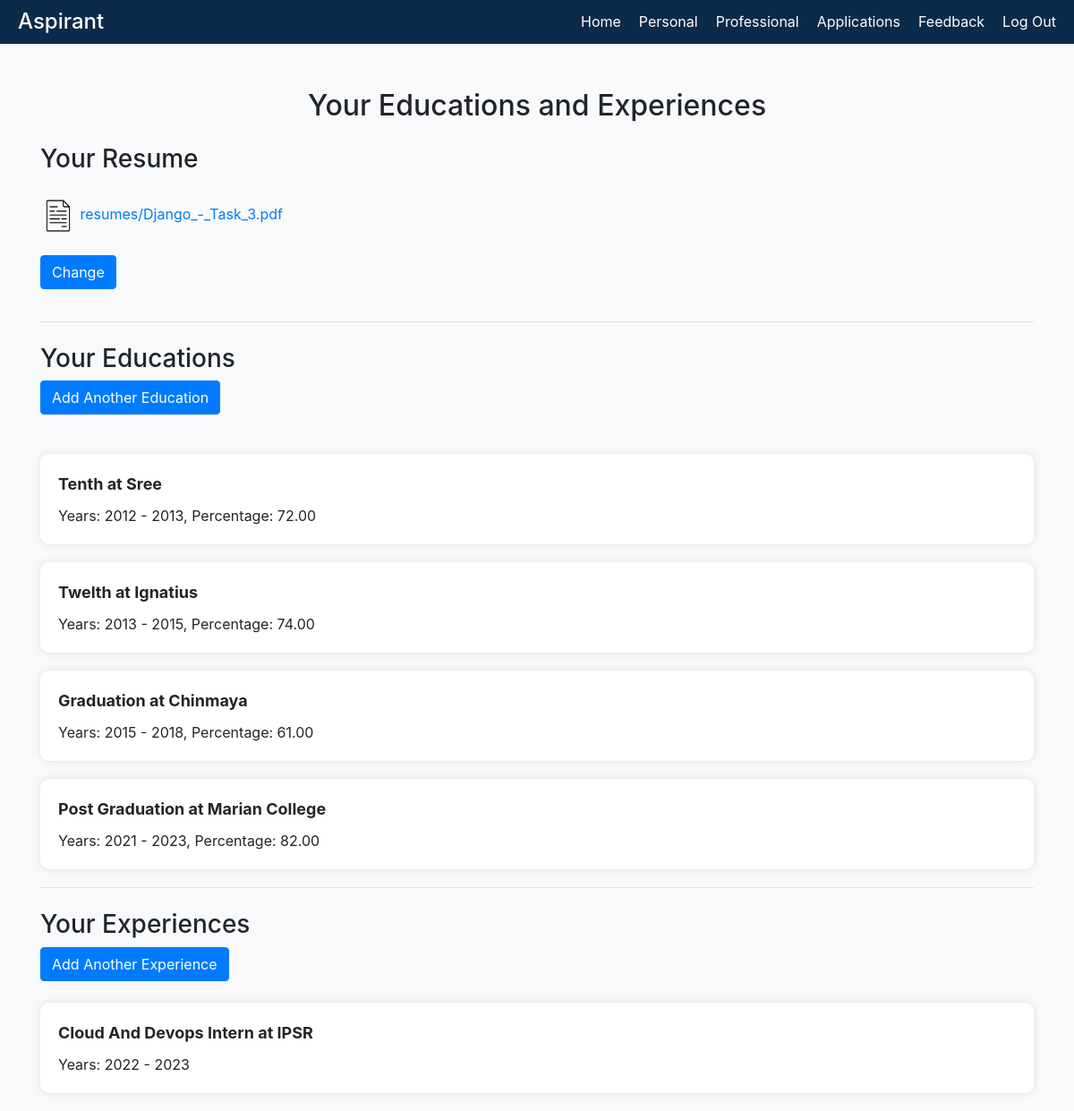
Page /user_educations/ (signed in) on the committed database.
### job/models.py (models this page shows, shortened)
class Resume(models.Model):
    user = models.ForeignKey(CustomUser, on_delete=models.CASCADE)
    resume = models.FileField(upload_to='resumes/')

class Education(models.Model):
    user = models.ForeignKey(CustomUser, on_delete=models.CASCADE)
    level = models.CharField(max_length=100)
    institution = models.CharField(max_length=255)
    from_year = models.IntegerField()
    to_year = models.IntegerField()
    percentage = models.DecimalField(max_digits=5, decimal_places=2)

class Experience(models.Model):
    user = models.ForeignKey(CustomUser, on_delete=models.CASCADE)
    role = models.CharField(max_length=255)
    company = models.CharField(max_length=255)
    from_year = models.IntegerField()
    to_year = models.IntegerField(null=True, blank=True)

### job/views.py (the view)
# urls.py: path('user_educations/', user_educations, name='user_educations'),
@login_required
def user_educations(request):
    educations = Education.objects.filter(user=request.user)
    experiences = Experience.objects.filter(user=request.user)
    last_resume = Resume.objects.filter(user=request.user).order_by('-id').first()  # Retrieve the last uploaded resume
    return render(request, 'user_educations.html', {'educations': educations, 'experiences': experiences, 'resume': last_resume})

### templates/user_educations.html (shortened to what this page needs)
{% load static %}
<!DOCTYPE html>
<html lang="en">
<head>
    <link rel="stylesheet" href="https://stackpath.bootstrapcdn.com/bootstrap/4.5.2/css/bootstrap.min.css">
</head>
<body>
    <div class="header">
        <h1>Aspirant</h1>
        <ul>
            <li><a href="{% url 'job_seeker_index' %}">Home</a></li>
            <li><a href="{% url 'update_personal_details' %}">Personal</a></li>
            <li><a href="{% url 'user_educations' %}">Professional</a></li>
            <li><a href="{% url 'user_applications' %}">Applications</a></li>
            <li><a href="{% url 'feedback_page' %}">Feedback</a></li>
            <li><a href="{% url 'logout' %}">Log Out</a></li>
        </ul>
    </div>
    <div class="container">
        <h2 class="text-center mb-4">Your Educations and Experiences</h2>
        <h3 class="mb-3">Your Resume</h3>
        {% if resume %}
            <div class="resume-link">
                <a href="{{ resume.resume.url }}" target="_blank">
                    <img src="{% static 'file-icon.png' %}" alt="File Icon" width="40" height="40">
                    {{ resume.resume.name }}
                    <br>
                    <br>
                    <a href="{% url 'upload_resume' %}" class="btn btn-primary add-resume-btn">Change</a>
                </a>
            </div>
        {% else %}
            <a href="{% url 'upload_resume' %}" class="btn btn-primary add-resume-btn">Add Resume</a>
        {% endif %}
        <hr>
        <h3 class="mt-4">Your Educations</h3>
        <a href="{% url 'add_education' %}" class="btn btn-primary add-education-btn">Add Another Education</a>
        <br><br>
        {% if educations %}
            {% for education in educations %}
            <div class="education-item">
                <div class="item-title">{{ education.level }} at {{ education.institution }}</div>
                <div class="item-details">Years: {{ education.from_year }} - {{ education.to_year }}, Percentage: {{ education.percentage }}</div>
            </div>
            {% endfor %}
        {% else %}
            <p>No educations found.</p>
        {% endif %}
        <hr>
        <h3 class="mt-4">Your Experiences</h3>
        <a href="{% url 'add_experience' %}" class="btn btn-primary add-experience-btn">Add Another Experience</a>
        <br><br>
        {% if experiences %}
            {% for experience in experiences %}
            <div class="experience-item">
                <div class="item-title">{{ experience.role }} at {{ experience.company }}</div>
                <div class="item-details">Years: {{ experience.from_year }} - {% if experience.to_year %}{{ experience.to_year }}{% else %}Present{% endif %}</div>
            </div>
            {% endfor %}
        {% else %}
            <p>No experiences found.</p>
        {% endif %}
    </div>
</body>
</html>

### templates/user_educations.html (style rules this page uses)
body { background-color: #f8f9fa; }
.container { margin-top: 50px; }
.education-item, .experience-item { background-color: #fff; border-radius: 10px; box-shadow: 0px 0px 10px rgba(0, 0, 0, 0.1); padding: 20px; margin-bottom: 20px; }
.item-title { font-size: 18px; font-weight: bold; }
.item-details { font-size: 16px; margin-top: 10px; }
.add-resume-btn, .add-education-btn { margin-bottom: 20px; }
.resume-link { display: inline-block; margin-top: 10px; }
.header { background-color: #0c2a49; color: #fff; padding: 10px 20px; display: flex; justify-content: space-between; align-items: center; }
.header h1 { margin: 0; font-size: 24px; }
.header ul { list-style: none; margin: 0; padding: 0; display: flex; }
.header ul li { margin-right: 20px; }
.header ul li:last-child { margin-right: 0; }
.header ul li a { color: #fff; text-decoration: none; transition: color 0.3s ease; }

### rows in the picture
Resume: resume.name "resumes/Django_-_Task_3.pdf"
Education: level "Tenth", institution "Sree", from_year "2012", to_year "2013", percentage "72.00"
Education: level "Twelth", institution "Ignatius", from_year "2013", to_year "2015", percentage "74.00"
Education: level "Graduation", institution "Chinmaya", from_year "2015", to_year "2018", percentage "61.00"
Education: level "Post Graduation", institution "Marian College", from_year "2021", to_year "2023", percentage "82.00"
Experience: role "Cloud And Devops Intern", company "IPSR", from_year "2022", to_year "2023"
